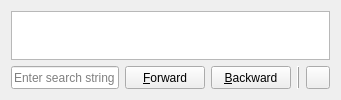
     <widget class="QWidget" name="tabLog">
      <attribute name="icon">
       <iconset resource="../qmc2.qrc">
        <normaloff>:/data/img/notes.png</normaloff>:/data/img/notes.png</iconset>
      </attribute>
      <attribute name="title">
       <string>Log</string>
      </attribute>
      <layout class="QGridLayout" name="gridLayoutLog" rowstretch="1,0">
       <item row="1" column="2">
        <widget class="QPushButton" name="pushButtonSearchBackward">
         <property name="sizePolicy">
          <sizepolicy hsizetype="Minimum" vsizetype="Minimum">
           <horstretch>0</horstretch>
           <verstretch>0</verstretch>
          </sizepolicy>
         </property>
         <property name="toolTip">
          <string>Search string backward</string>
         </property>
         <property name="text">
          <string>&amp;Backward</string>
         </property>
         <property name="icon">
          <iconset resource="../qmc2.qrc">
           <normaloff>:/data/img/left_action.png</normaloff>:/data/img/left_action.png</iconset>
         </property>
         <property name="autoRepeat">
          <bool>true</bool>
         </property>
         <property name="autoDefault">
          <bool>false</bool>
         </property>
        </widget>
       </item>
       <item row="1" column="4">
        <widget class="QToolButton" name="toolButtonSaveLog">
         <property name="sizePolicy">
          <sizepolicy hsizetype="Fixed" vsizetype="Minimum">
           <horstretch>0</horstretch>
           <verstretch>0</verstretch>
          </sizepolicy>
         </property>
         <property name="toolTip">
          <string>Save the current log contents to a file</string>
         </property>
         <property name="text">
          <string/>
         </property>
         <property name="icon">
          <iconset resource="../qmc2.qrc">
           <normaloff>:/data/img/filesaveas.png</normaloff>:/data/img/filesaveas.png</iconset>
         </property>
        </widget>
       </item>
       <item row="1" column="1">
        <widget class="QPushButton" name="pushButtonSearchForward">
         <property name="sizePolicy">
          <sizepolicy hsizetype="Minimum" vsizetype="Minimum">
           <horstretch>0</horstretch>
           <verstretch>0</verstretch>
          </sizepolicy>
         </property>
         <property name="toolTip">
          <string>Search string forward</string>
         </property>
         <property name="text">
          <string>&amp;Forward</string>
         </property>
         <property name="icon">
          <iconset resource="../qmc2.qrc">
           <normaloff>:/data/img/right_action.png</normaloff>:/data/img/right_action.png</iconset>
         </property>
         <property name="autoRepeat">
          <bool>true</bool>
         </property>
         <property name="autoDefault">
          <bool>false</bool>
         </property>
        </widget>
       </item>
       <item row="1" column="0">
        <widget class="QLineEdit" name="lineEditSearchString">
         <property name="sizePolicy">
          <sizepolicy hsizetype="Expanding" vsizetype="Minimum">
           <horstretch>0</horstretch>
           <verstretch>0</verstretch>
          </sizepolicy>
         </property>
         <property name="toolTip">
          <string>Search string</string>
         </property>
         <property name="placeholderText">
          <string>Enter search string</string>
         </property>
        </widget>
       </item>
       <item row="0" column="0" colspan="5">
        <widget class="QPlainTextEdit" name="textBrowserLog">
         <property name="sizePolicy">
          <sizepolicy hsizetype="Expanding" vsizetype="Ignored">
           <horstretch>0</horstretch>
           <verstretch>0</verstretch>
          </sizepolicy>
         </property>
         <property name="toolTip">
          <string>Analysis log</string>
         </property>
         <property name="undoRedoEnabled">
          <bool>false</bool>
         </property>
         <property name="lineWrapMode">
          <enum>QPlainTextEdit::NoWrap</enum>
         </property>
         <property name="readOnly">
          <bool>true</bool>
         </property>
        </widget>
       </item>
       <item row="1" column="3">
        <widget class="Line" name="lineSeparator">
         <property name="frameShadow">
          <enum>QFrame::Raised</enum>
         </property>
         <property name="orientation">
          <enum>Qt::Vertical</enum>
         </property>
        </widget>
       </item>
      </layout>
     </widget>
